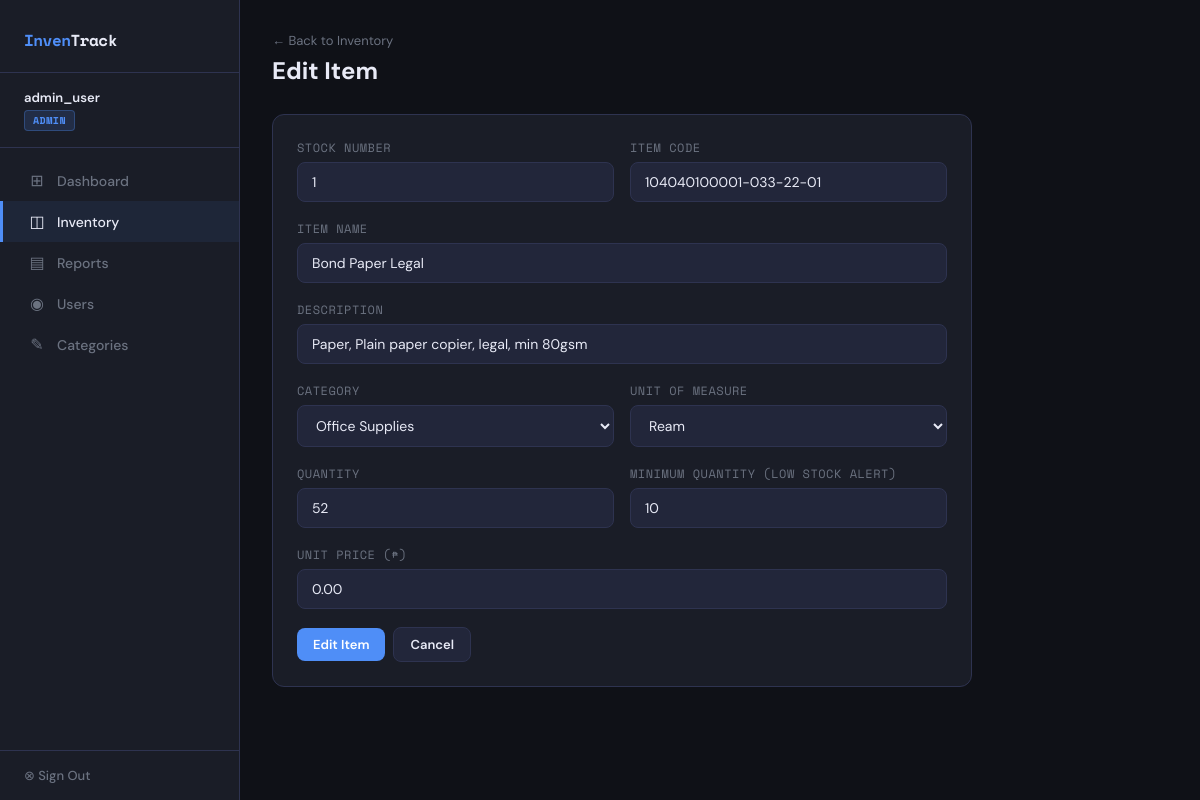
The page /items/1/edit/ (signed in) on the database its author committed.
### inventory_system_m/inventory/models.py (models this page shows, shortened)
class UserProfile(models.Model):
    ROLE_CHOICES = [
        ('admin', 'Admin'),
        ('supplier', 'Supplier'),
        ('user', 'User'),
    ]
    user = models.OneToOneField(User, on_delete=models.CASCADE, related_name='profile')
    role = models.CharField(max_length=20, choices=ROLE_CHOICES, default='user')

class Item(models.Model):
    UNIT_CHOICES = [
        ('piece', 'Piece'), ('ream', 'Ream'), ('box', 'Box'),
        ('pack', 'Pack'), ('roll', 'Roll'), ('set', 'Set'),
        ('bundle', 'Bundle'), ('can', 'Can'), ('pair', 'Pair'),
        ('bottle', 'Bottle'), ('pad', 'Pad'),
    ]
    stock_number = models.IntegerField(unique=True)
    item_code = models.CharField(max_length=100, blank=True)
    item_name = models.CharField(max_length=255, blank=True, default='')
    description = models.CharField(max_length=255)
    category = models.ForeignKey(Category, on_delete=models.SET_NULL, null=True, blank=True)
    unit_of_measure = models.CharField(max_length=20, choices=UNIT_CHOICES, default='piece')
    quantity = models.IntegerField(default=0)
    minimum_quantity = models.IntegerField(default=10, help_text="Low stock threshold")
    unit_price = models.DecimalField(max_digits=10, decimal_places=2, default=0.00)
    created_at = models.DateTimeField(auto_now_add=True)
    updated_at = models.DateTimeField(auto_now=True)
    class Meta:
        ordering = ['stock_number']

### inventory_system_m/inventory/views.py (the view)
# urls.py: path('items/<int:pk>/edit/', views.item_edit, name='item_edit'),
@login_required
def item_edit(request, pk):
    role = get_role(request.user)
    if role != 'admin':
        messages.error(request, 'Only admins can edit items.')
        return redirect('item_list')
    item = get_object_or_404(Item, pk=pk)
    if request.method == 'POST':
        form = ItemForm(request.POST, instance=item)
        if form.is_valid():
            form.save()
            messages.success(request, f'Item updated successfully.')
            return redirect('item_detail', pk=pk)
    else:
        form = ItemForm(instance=item)
    return render(request, 'inventory/item_form.html', {'form': form, 'item': item, 'action': 'Edit', 'role': role})

### inventory_system_m/inventory/forms.py
class ItemForm(forms.ModelForm):
    stock_number = forms.IntegerField(required=False, widget=forms.NumberInput(attrs={'class': 'form-control'}))
    class Meta:
        model = Item
        fields = ['stock_number', 'item_code', 'item_name', 'description', 'category',
                  'unit_of_measure', 'quantity', 'minimum_quantity', 'unit_price']
        widgets = {
            'item_name': forms.TextInput(attrs={'class': 'form-control'}),
            'description': forms.TextInput(attrs={'class': 'form-control'}),
            'stock_number': forms.NumberInput(attrs={'class': 'form-control'}),
            'item_code': forms.TextInput(attrs={'class': 'form-control'}),
            'category': forms.Select(attrs={'class': 'form-control'}),
            'unit_of_measure': forms.Select(attrs={'class': 'form-control'}),
            'quantity': forms.NumberInput(attrs={'class': 'form-control'}),
            'minimum_quantity': forms.NumberInput(attrs={'class': 'form-control'}),
            'unit_price': forms.NumberInput(attrs={'class': 'form-control', 'step': '0.01'}),
        }

### inventory_system_m/inventory/models.py (called while the page is built)
    def __str__(self):
        return self.name

### inventory_system_m/inventory/views.py (called while the page is built)
def get_role(user):
    try:
        return user.profile.role
    except:
        return 'user'

### inventory_system_m/inventory/templates/inventory/item_form.html (shortened to what this page needs)
{% extends 'inventory/base.html' %}
{% block content %}
<div class="page-header">
  <a href="{% url 'item_list' %}" style="color:var(--muted); text-decoration:none; font-size:13px;">← Back to Inventory</a>
  <h1 style="margin-top:6px;">{{ action }} Item</h1>
</div>
<div class="card" style="max-width:700px;">
  <form method="post">
    <div class="form-grid">
      <div class="form-group">
        <label>Stock Number</label>
        {{ form.stock_number }}
      </div>
      <div class="form-group">
        <label>Item Code</label>
        {{ form.item_code }}
      </div>
    </div>
    <div class="form-group">
      <label>Item Name</label>
      {{ form.item_name }}
    </div>
    <div class="form-group">
      <label>Description</label>
      {{ form.description }}
    </div>
    <div class="form-grid">
      <div class="form-group">
        <label>Category</label>
        {{ form.category }}
      </div>
      <div class="form-group">
        <label>Unit of Measure</label>
        {{ form.unit_of_measure }}
      </div>
    </div>
    <div class="form-grid">
      <div class="form-group">
        <label>Quantity</label>
        {{ form.quantity }}
      </div>
      <div class="form-group">
        <label>Minimum Quantity (Low Stock Alert)</label>
        {{ form.minimum_quantity }}
      </div>
    </div>
    <div class="form-group">
      <label>Unit Price (₱)</label>
      {{ form.unit_price }}
    </div>
    <div class="flex">
      <button type="submit" class="btn btn-primary">{{ action }} Item</button>
      <a href="{% url 'item_list' %}" class="btn btn-secondary">Cancel</a>
    </div>
  </form>
</div>
{% endblock %}

### inventory_system_m/inventory/templates/inventory/base.html (shortened to what this page needs)
﻿<!DOCTYPE html>
<html lang="en">
  <head>
  </head>
  <body>
    {% if user.is_authenticated %}
      <nav class="sidebar">
        <div class="sidebar-logo">
          Inven<span>Track</span>
        </div>
        <div class="sidebar-user">
          <div class="uname">{{ user.username }}</div>
          {% with role=user.profile.role %}
            <div class="role-badge role-{{ role }}">{{ role }}</div>
          {% endwith %}
        </div>
        <div class="nav">
          <a
            href="{% url 'dashboard' %}"
            class="{% if request.resolver_match.url_name == 'dashboard' %}active{% endif %}"
          >
            <span class="icon">⊞</span>
            Dashboard
          </a>
          <a
            href="{% url 'item_list' %}"
            class="{% if 'item' in request.resolver_match.url_name %}active{% endif %}"
          >
            <span class="icon">◫</span>
            Inventory
          </a>
          <a
            href="{% url 'reports' %}"
            class="{% if request.resolver_match.url_name == 'reports' %}active{% endif %}"
          >
            <span class="icon">▤</span>
            Reports
          </a>
          {% if user.profile.role == 'admin' %}
            <a
              href="{% url 'user_management' %}"
              class="{% if request.resolver_match.url_name == 'user_management' %}active{% endif %}"
            >
              <span class="icon">◉</span>
              Users
            </a>
            <a
              href="{% url 'category_list' %}"
              class="{% if 'category' in request.resolver_match.url_name %}active{% endif %}"
            >
              <span class="icon">✎</span>
              Categories
            </a>
          {% endif %}
        </div>
        <div class="sidebar-footer">
          <a href="{% url 'logout' %}">⊗ Sign Out</a>
        </div>
      </nav>
    {% endif %}
    <main class="main" {% if not user.is_authenticated %}style="margin-left:0;display:flex;align-items:center;justify-content:center;"{% endif %}>
      {% block content %}{% endblock %}
    </main>
  </body>
</html>

### inventory_system_m/inventory/templates/inventory/base.html (style rules this page uses)
:root { --bg: #0f1117; --surface: #1a1d27; --surface2: #22263a; --border: #2e3350; --accent: #4f8ef7; --accent2: #7c5cbf; --success: #22c55e; --warning: #f59e0b; --danger: #ef4444; --text: #e8eaf6; --muted: #6b7280; --font: 'DM Sans', sans-serif; --mono: 'Space Mono', monospace; }
* { box-sizing: border-box; margin: 0; padding: 0; }
body { background: var(--bg); color: var(--text); font-family: var(--font); min-height: 100vh; display: flex; }
.sidebar { width: 240px; background: var(--surface); border-right: 1px solid var(--border); display: flex; flex-direction: column; position: fixed; height: 100vh; z-index: 100; }
.sidebar-logo { padding: 28px 24px 20px; border-bottom: 1px solid var(--border); font-family: var(--mono); font-size: 16px; font-weight: 700; color: var(--accent); letter-spacing: -0.5px; }
.sidebar-logo span { color: var(--text); }
.sidebar-user { padding: 16px 24px; border-bottom: 1px solid var(--border); }
.sidebar-user .uname { font-size: 13px; font-weight: 600; }
.role-badge { display: inline-block; font-size: 10px; font-family: var(--mono); padding: 2px 8px; border-radius: 4px; font-weight: 700; text-transform: uppercase; letter-spacing: 0.5px; margin-top: 4px; }
.role-admin { background: rgba(79, 142, 247, 0.15); color: var(--accent); border: 1px solid rgba(79, 142, 247, 0.3); }
.nav { flex: 1; padding: 12px 0; }
.nav a { display: flex; align-items: center; gap: 10px; padding: 10px 24px; font-size: 14px; font-weight: 500; color: var(--muted); text-decoration: none; transition: all 0.15s; border-left: 3px solid transparent; }
.nav a.active { color: var(--text); background: rgba(79, 142, 247, 0.08); border-left-color: var(--accent); }
.nav a .icon { font-size: 16px; width: 20px; text-align: center; }
.sidebar-footer { padding: 16px 24px; border-top: 1px solid var(--border); }
.sidebar-footer a { color: var(--muted); text-decoration: none; font-size: 13px; font-weight: 500; }
.main { margin-left: 240px; flex: 1; padding: 32px; min-height: 100vh; }
.page-header { margin-bottom: 28px; }
.page-header h1 { font-size: 24px; font-weight: 700; }
.card { background: var(--surface); border: 1px solid var(--border); border-radius: 12px; padding: 24px; margin-bottom: 24px; }
.btn { display: inline-flex; align-items: center; gap: 6px; padding: 8px 16px; border-radius: 8px; font-size: 13px; font-weight: 600; cursor: pointer; border: none; text-decoration: none; transition: all 0.15s; font-family: var(--font); }
.btn-primary { background: var(--accent); color: white; }
.btn-secondary { background: var(--surface2); color: var(--text); border: 1px solid var(--border); }
.form-group { margin-bottom: 18px; }
label { display: block; font-size: 12px; font-family: var(--mono); text-transform: uppercase; letter-spacing: 0.5px; color: var(--muted); margin-bottom: 6px; }
.form-control { width: 100%; padding: 10px 14px; background: var(--surface2); border: 1px solid var(--border); border-radius: 8px; color: var(--text); font-family: var(--font); font-size: 14px; outline: none; transition: border-color 0.15s; }
.form-grid { display: grid; grid-template-columns: 1fr 1fr; gap: 16px; }
.flex { display: flex; align-items: center; gap: 8px; }

### rows shown on the page
UserProfile: role "ADMIN"
Item: stock_number "1", item_code "104040100001-033-22-01", item_name "Bond Paper Legal", description "Paper, Plain paper copier, legal, min 80gsm", category "Office Supplies", unit_of_measure "Ream", quantity "52", minimum_quantity "10", unit_price "0.00"

### other values the page prints
{{ user.username }} "admin_user"
{{ action }} "Edit"
